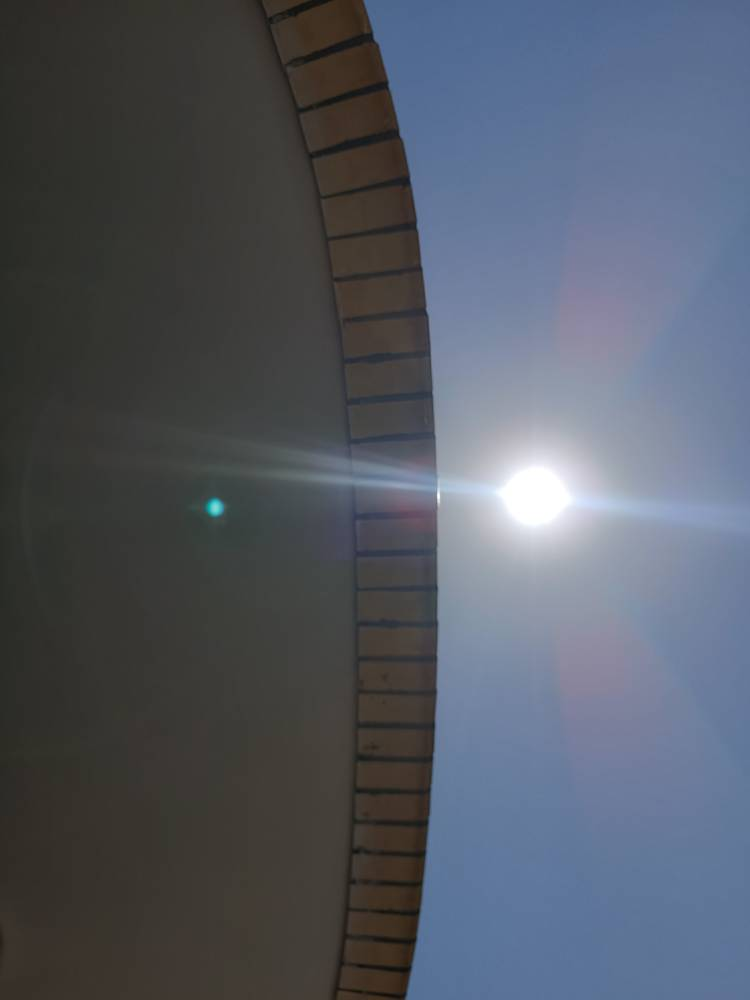
#> input picture Images/1785916500250.jpg, 750 x 1000 px; its folder holds only this picture in this run
$ jupyter execute TestSunTracker.ipynb
#> lines starting #> are read from the running program, lines starting #| are printed output that depends on the picture; after the words box and inside, x2 and y2 are one past the last pixel; in counts of white or black regions, pixels touching at a corner belong together
[cell 1]
import cv2
import numpy as np
import os
import glob
import matplotlib.pyplot as plt

# ==========================================================
# Detection Parameters
# ==========================================================

MIN_SUN_AREA_RATIO = 0.0002
MAX_SUN_AREA_RATIO = 0.10

MIN_CIRCULARITY = 0.65
MIN_SOLIDITY = 0.90

MIN_ASPECT_RATIO = 0.60
MAX_ASPECT_RATIO = 1.40

MIN_VALUE_AFTER_OTSU = 180

LOCAL_CONTRAST_LIMIT = 20

TRACKING_WINDOW = 200

# ==========================================================
# ROI Helper
# ==========================================================

def crop_roi(frame, center, window):
    h, w = frame.shape[:2]
    cx, cy = center
    half = window // 2

    x1 = max(0, cx - half)
    y1 = max(0, cy - half)

    x2 = min(w, cx + half)
    y2 = min(h, cy + half)

    roi = frame[y1:y2, x1:x2]
    return roi, x1, y1

# ==========================================================
# Sun Detection (کامل و بدون تغییر منطق)
# ==========================================================

def detect_sun_robust(frame, offset_x=0, offset_y=0):
    if frame is None or frame.size == 0:
        return None, None, None, None

    h, w = frame.shape[:2]

    if offset_x == 0 and offset_y == 0:
        sky_limit = int(h * 0.90)
        frame = frame[:sky_limit]
        h, w = frame.shape[:2]

    total_pixels = h * w

    hsv = cv2.cvtColor(frame, cv2.COLOR_BGR2HSV)
    value = hsv[:, :, 2]
    blur = cv2.GaussianBlur(value, (9, 9), 0)

    # ----------------------------
    # OTSU & Adaptive Threshold
    # ----------------------------
    _, otsu = cv2.threshold(
        blur,
        0,
        255,
        cv2.THRESH_BINARY + cv2.THRESH_OTSU
    )

    adaptive = cv2.adaptiveThreshold(
        blur,
        255,
        cv2.ADAPTIVE_THRESH_GAUSSIAN_C,
        cv2.THRESH_BINARY,
        61,
        -4
    )

    bright = cv2.inRange(
        value,
        MIN_VALUE_AFTER_OTSU,
        255
    )

    # ----------------------------
    # Final Mask
    # ----------------------------
    mask = cv2.bitwise_or(otsu, adaptive)
    mask = cv2.bitwise_and(mask, bright)

    kernel1 = cv2.getStructuringElement(cv2.MORPH_ELLIPSE, (5, 5))
    kernel2 = cv2.getStructuringElement(cv2.MORPH_ELLIPSE, (13, 13))

    mask = cv2.morphologyEx(mask, cv2.MORPH_OPEN, kernel1)
    mask = cv2.morphologyEx(mask, cv2.MORPH_CLOSE, kernel2)

    contours, _ = cv2.findContours(
        mask,
        cv2.RETR_EXTERNAL,
        cv2.CHAIN_APPROX_SIMPLE
    )

    best = None
    best_score = -1
    best_contour = None

    # -------------------------------------------------
    # Candidate Selection
    # -------------------------------------------------
    for cnt in contours:
        area = cv2.contourArea(cnt)

        if area < total_pixels * MIN_SUN_AREA_RATIO:
            continue

        if area > total_pixels * MAX_SUN_AREA_RATIO:
            continue

        perimeter = cv2.arcLength(cnt, True)
        if perimeter <= 0:
            continue

        circularity = (4.0 * np.pi * area) / (perimeter * perimeter)
        if circularity < MIN_CIRCULARITY:
            continue

        hull = cv2.convexHull(cnt)
        hull_area = cv2.contourArea(hull)
        if hull_area <= 0:
            continue

        solidity = area / hull_area
        if solidity < MIN_SOLIDITY:
            continue

        x, y, bw, bh = cv2.boundingRect(cnt)
        if bh == 0:
            continue

        aspect_ratio = bw / float(bh)
        if aspect_ratio < MIN_ASPECT_RATIO or aspect_ratio > MAX_ASPECT_RATIO:
            continue

        M = cv2.moments(cnt)
        if M["m00"] == 0:
            continue

        cx = int(M["m10"] / M["m00"])
        cy = int(M["m01"] / M["m00"])

        object_mask = np.zeros_like(mask)
        cv2.drawContours(object_mask, [cnt], -1, 255, -1)

        mean_value = cv2.mean(value, mask=object_mask)[0]

        # ---------------------------------
        # Local Contrast
        # ---------------------------------
        ring_mask = cv2.dilate(
            object_mask,
            cv2.getStructuringElement(cv2.MORPH_ELLIPSE, (31, 31))
        )
        ring_mask = cv2.subtract(ring_mask, object_mask)

        background_value = cv2.mean(value, mask=ring_mask)[0]
        local_contrast = mean_value - background_value

        if local_contrast < LOCAL_CONTRAST_LIMIT:
            continue

        mean_bgr = cv2.mean(frame, mask=object_mask)[:3]
        (center_tmp, radius) = cv2.minEnclosingCircle(cnt)
        radius = int(radius)

        score = (
            mean_value * 1.8 +
            local_contrast * 8.0 +
            circularity * 250 +
            solidity * 250 +
            np.sqrt(area)
        )

        if score > best_score:
            best_score = score
            best_contour = cnt
            best = {
                "center": (cx + offset_x, cy + offset_y),
                "radius_est": radius,
                "pixel_count": int(area),
                "mean_bgr": mean_bgr,
                "mean_value": mean_value,
                "local_contrast": local_contrast,
                "circularity": circularity,
                "solidity": solidity,
                "score": score
            }

    return best, value, mask, best_contour


# ==========================================================
# Jupyter Folder Pipeline
# ==========================================================

def process_image_folder(folder_path, valid_extensions=('*.jpg', '*.jpeg', '*.png', '*.bmp')):
#> called with valid_extensions = ('*.jpg', '*.jpeg', '*.png', '*.bmp')
    image_paths = []
    for ext in valid_extensions:
        image_paths.extend(glob.glob(os.path.join(folder_path, ext)))

    image_paths = sorted(image_paths)

    if not image_paths:
        print(f"هیچ تصاویری در مسیر '{folder_path}' یافت نشد.")
        return

    print(f"تعداد {len(image_paths)} تصویر جهت پردازش یافت شد.\n")

    list_original = []
    list_value = []
    list_threshold = []
    list_contour = []
    list_roi = []
    list_final = []

    last_center = None

    for idx, path in enumerate(image_paths):
        frame = cv2.imread(path)
#> frame is the input picture: shape (1000, 750, 3); mean B, G, R 100, 89.3, 83.5
        if frame is None:
            continue

        h, w = frame.shape[:2]
#> h = 1000; w = 750
        original_rgb = cv2.cvtColor(frame, cv2.COLOR_BGR2RGB)
        list_original.append((os.path.basename(path), original_rgb))

        if last_center is not None:
            roi, ox, oy = crop_roi(frame, last_center, TRACKING_WINDOW)
            sun, val_img, mask_img, cnt = detect_sun_robust(roi, ox, oy)
        else:
            sun, val_img, mask_img, cnt = detect_sun_robust(frame)
#> in detect_sun_robust, `frame = frame[:sky_limit]`:
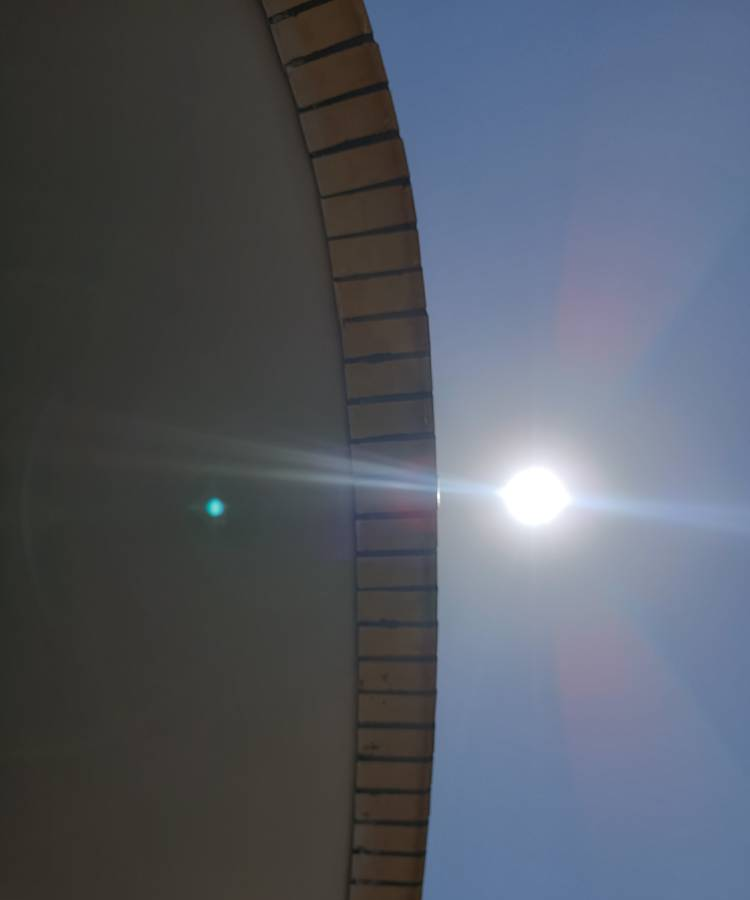
#> frame: shape (900, 750, 3); mean of channels 0, 1, 2 100.7, 90.2, 84.5; drawn as B, G, R
#> in detect_sun_robust, `hsv = cv2.cvtColor(frame, cv2.COLOR_BGR2HSV)`: hsv: shape (900, 750, 3); mean H, S, V 68.7, 49.2, 104.3
#> in detect_sun_robust, `value = hsv[:, :, 2]`:
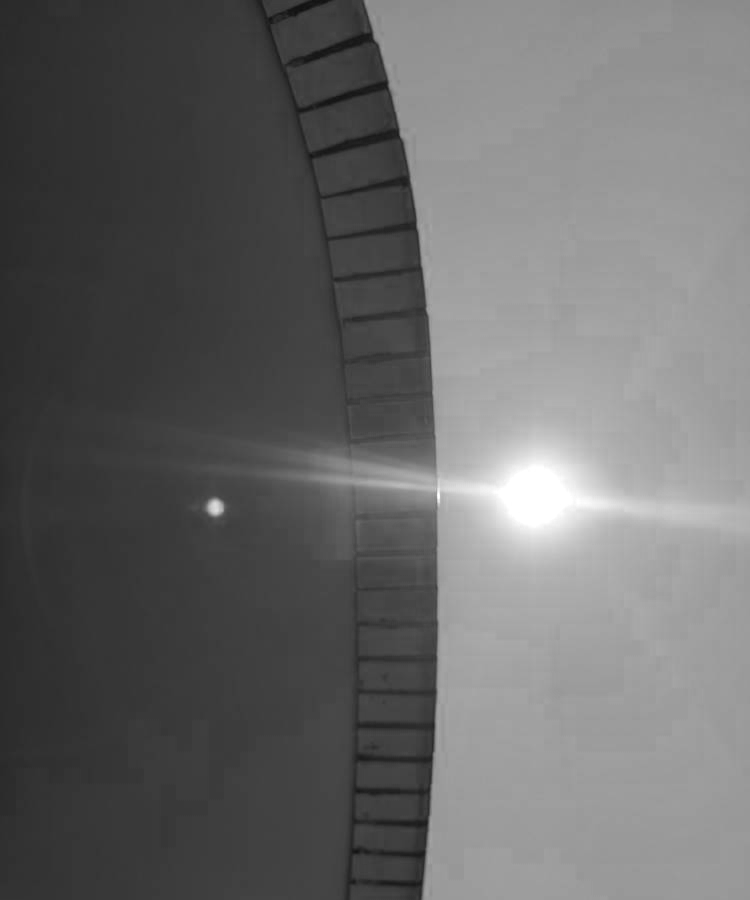
#> value: shape (900, 750); min 17, max 255, mean 104.3
#> in detect_sun_robust, `_, otsu = cv2.threshold( blur, 0, 255, cv2.THRESH_BINARY + cv2.THRESH_..`:
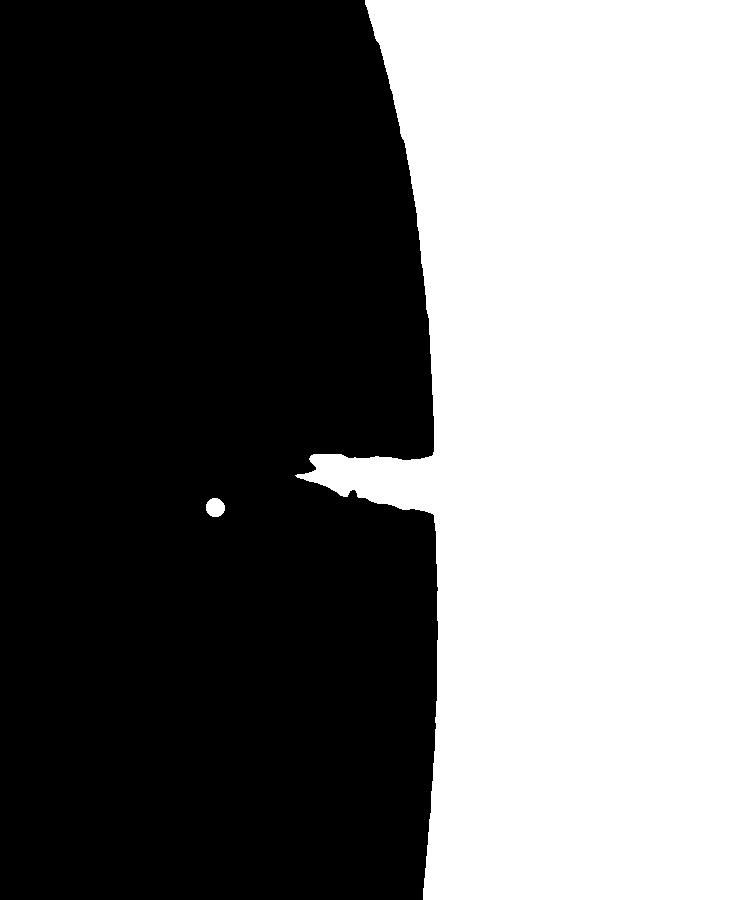
#> otsu: shape (900, 750); 44.5% white; 2 white regions, box (x1, y1, x2, y2) and area: (295, 0, 750, 900) 300118, (206, 498, 225, 517) 287
#> in detect_sun_robust, `adaptive = cv2.adaptiveThreshold( blur, 255, cv2.ADAPTIVE_THRESH_GAUSS..`:
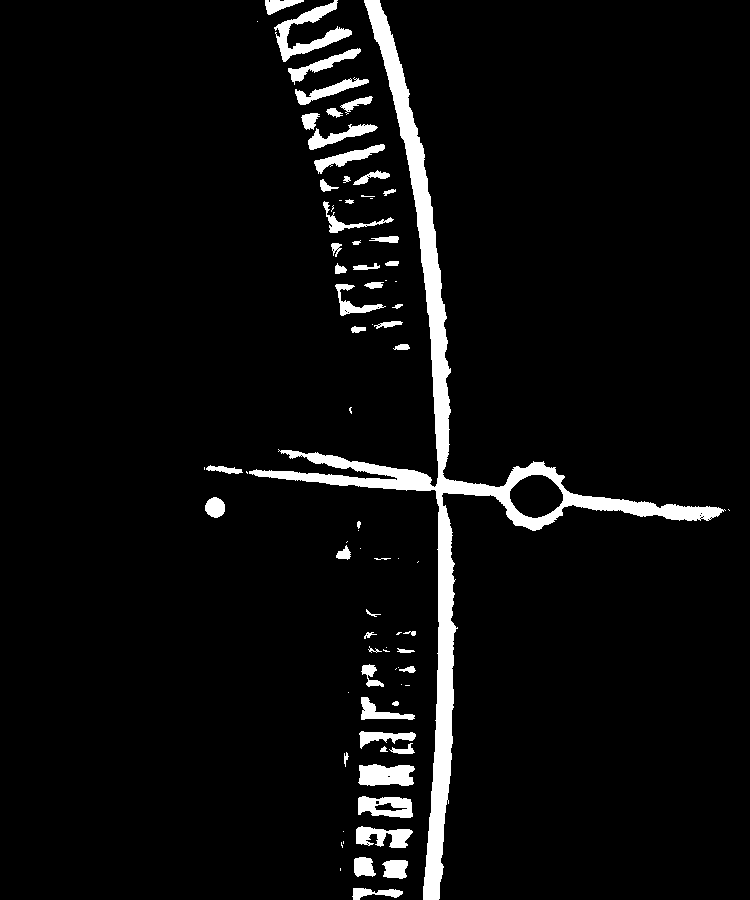
#> adaptive: shape (900, 750); 5.1% white; 81 white regions (29 under 20 px), largest, box (x1, y1, x2, y2) and area: (249, 0, 726, 900) 21281, (274, 0, 352, 62) 1459, (358, 764, 415, 786) 1031
#> in detect_sun_robust, `bright = cv2.inRange( value, MIN_VALUE_AFTER_OTSU, 255 )`:
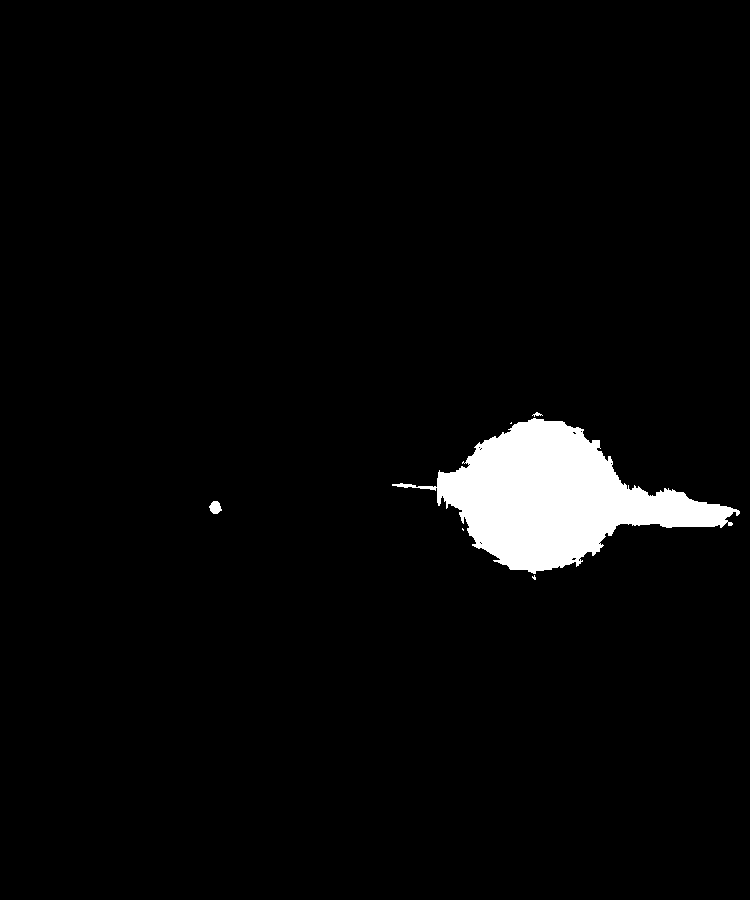
#> bright: shape (900, 750); 3.5% white; 6 white regions (3 under 20 px), largest, box (x1, y1, x2, y2) and area: (392, 418, 740, 574) 23463, (209, 501, 222, 514) 120, (532, 412, 543, 417) 24
#> in detect_sun_robust, `mask = cv2.bitwise_or(otsu, adaptive)`: mask: shape (900, 750); 46.5% white; 80 white regions (28 under 20 px), largest, box (x1, y1, x2, y2) and area: (249, 0, 750, 900) 300707, (274, 0, 352, 62) 1459, (358, 764, 415, 786) 1031
#> in detect_sun_robust, `mask = cv2.morphologyEx(mask, cv2.MORPH_OPEN, kernel1)`:
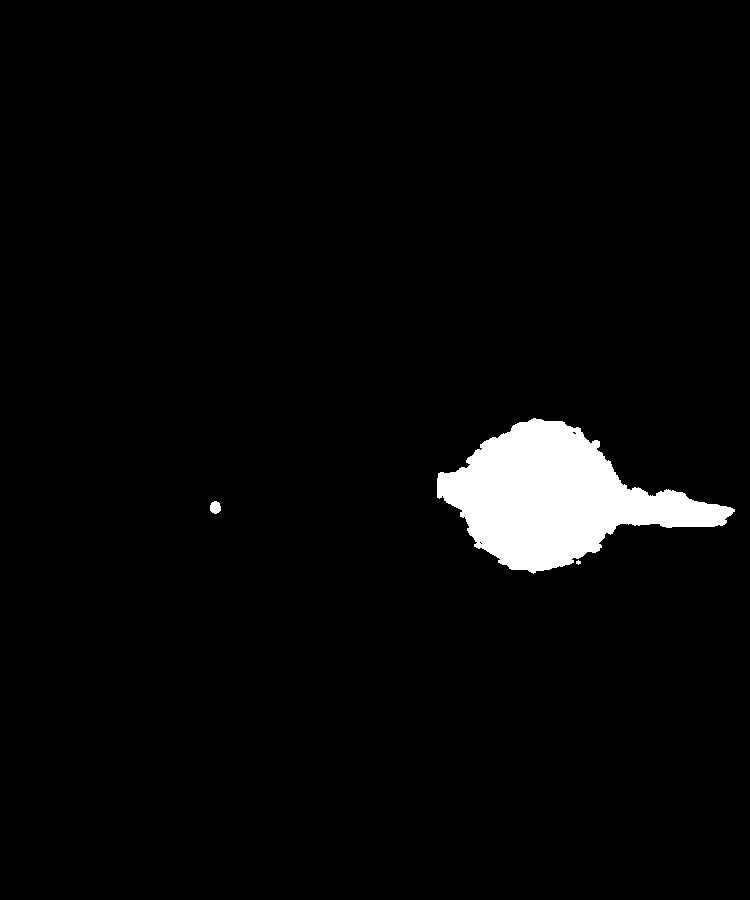
#> mask: shape (900, 750); 3.4% white; 3 white regions (1 under 20 px), largest, box (x1, y1, x2, y2) and area: (437, 418, 735, 574) 23005, (210, 501, 221, 514) 112
#> in detect_sun_robust, `mask = cv2.morphologyEx(mask, cv2.MORPH_CLOSE, kernel2)`: mask: shape (900, 750); 3.5% white; 2 white regions
#> in detect_sun_robust, `contours, _ = cv2.findContours( mask, cv2.RETR_EXTERNAL, cv2.CHAIN_APP..`: contours = 2 contours; box (x1, y1, x2, y2) and area: (437, 418, 735, 574) 22918, (210, 501, 221, 514) 95
#> the loop in detect_sun_robust, `for cnt in contours:` made 2 passes
#> area on pass 1: 95
#> (area, perimeter, circularity) on pass 2: (22918.5, 802.3, 0.447)
#> after the loop in detect_sun_robust, `for cnt in contours:`: best_score = -1
            ox, oy = 0, 0

        if sun is None and last_center is not None:
            sun, val_img, mask_img, cnt = detect_sun_robust(frame)
            ox, oy = 0, 0

        # ۱. تصویر خاکستری (Value)
        list_value.append(val_img if val_img is not None else np.zeros((h, w), dtype=np.uint8))

        # ۲. تصویر Threshold / Mask
        list_threshold.append(mask_img if mask_img is not None else np.zeros((h, w), dtype=np.uint8))

        # ۳. کانتور انتخاب‌شده
        contour_img = frame.copy()
        if cnt is not None:
            cv2.drawContours(contour_img, [cnt], -1, (0, 255, 0), 2)
        list_contour.append(cv2.cvtColor(contour_img, cv2.COLOR_BGR2RGB))

        # ۴. تصویر ROI
        roi_display = frame.copy()
        if last_center is not None:
            half = TRACKING_WINDOW // 2
            rx1, ry1 = max(0, last_center[0] - half), max(0, last_center[1] - half)
            rx2, ry2 = min(w, last_center[0] + half), min(h, last_center[1] + half)
            cv2.rectangle(roi_display, (rx1, ry1), (rx2, ry2), (255, 0, 0), 2)
        list_roi.append(cv2.cvtColor(roi_display, cv2.COLOR_BGR2RGB))

        # ۵. نتیجه نهایی
        final_img = frame.copy()
        if sun is not None:
            last_center = sun["center"]
            cx, cy = sun["center"]
            radius = sun["radius_est"]

            cv2.circle(final_img, (cx, cy), radius, (0, 255, 255), 2)
            cv2.circle(final_img, (cx, cy), 3, (0, 0, 255), -1)
            cv2.putText(final_img, f"Sun ({cx},{cy})", (10, 30), cv2.FONT_HERSHEY_SIMPLEX, 0.65, (0, 255, 255), 2)
            cv2.putText(final_img, f"Score : {sun['score']:.1f}", (10, 60), cv2.FONT_HERSHEY_SIMPLEX, 0.60, (255, 255, 0), 2)
            cv2.putText(final_img, f"Contrast : {sun['local_contrast']:.1f}", (10, 90), cv2.FONT_HERSHEY_SIMPLEX, 0.60, (255, 255, 255), 2)
        else:
            last_center = None

        list_final.append(cv2.cvtColor(final_img, cv2.COLOR_BGR2RGB))

    def display_stage(stage_title, images, is_cmap_gray=False):
        print("==================================================")
        print(f"  مرحله: {stage_title}")
        print("==================================================")
        n = len(images)
        fig, axes = plt.subplots(1, n, figsize=(4 * n, 4))
        if n == 1:
            axes = [axes]

        for i, img in enumerate(images):
            if is_cmap_gray:
                axes[i].imshow(img, cmap='gray')
            else:
                axes[i].imshow(img)
            axes[i].set_title(f"عکس {i+1}: {list_original[i][0]}", fontsize=9)
            axes[i].axis('off')
        plt.tight_layout()
        plt.show()

    display_stage("۱. تصاویر اصلی", [img for _, img in list_original])
#> in display_stage, `n = len(images)`: n = 1
#> the loop in display_stage, `for i, img in enumerate(images):` made 1 pass
    display_stage("۲. تصویر خاکستری (Value/Brightness)", list_value, is_cmap_gray=True)
#> the loop in display_stage (call 2), `for i, img in enumerate(images):` made 1 pass
    display_stage("۳. تصویر Threshold / ماسک نهایی", list_threshold, is_cmap_gray=True)
    display_stage("۴. کانتور انتخاب‌شده", list_contour)
    display_stage("۵. محدوده ROI پردازش‌شده", list_roi)
    display_stage("۶. نتیجه نهایی شناسایی", list_final)


# ==========================================================
# فراخوانی تابع (بدون فاصله اضافی در ابتدای خط)
# ==========================================================
process_image_folder("C:/Users/win/Desktop/SunTrackerSplit/Images")
